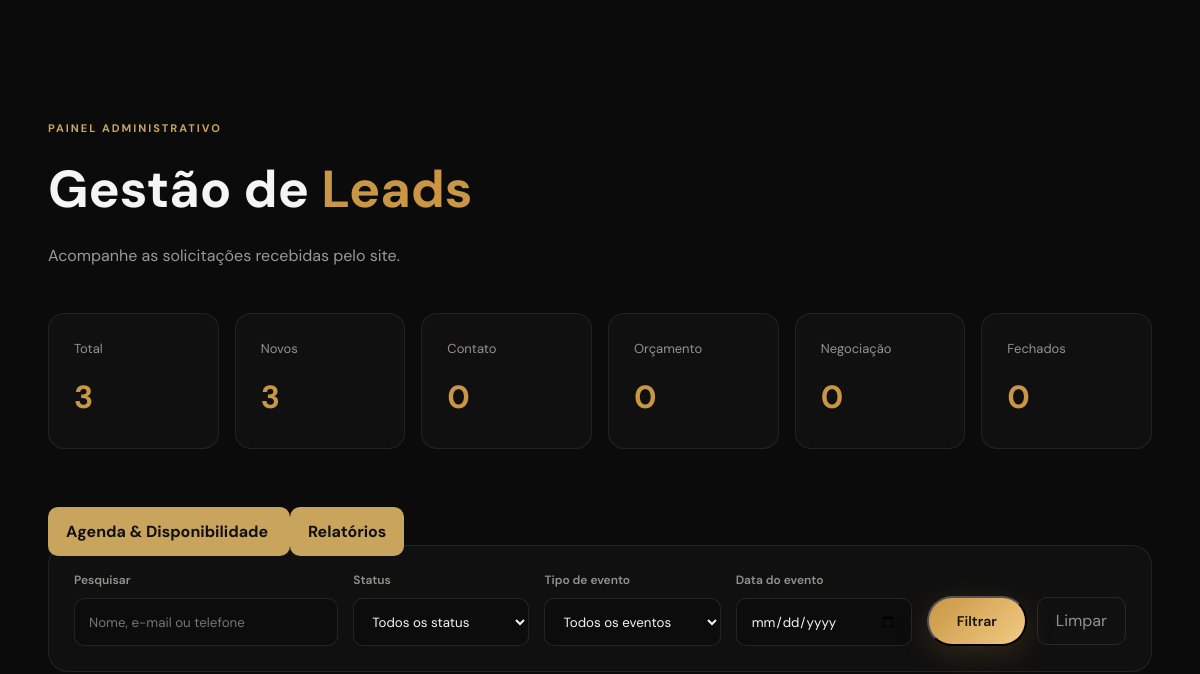
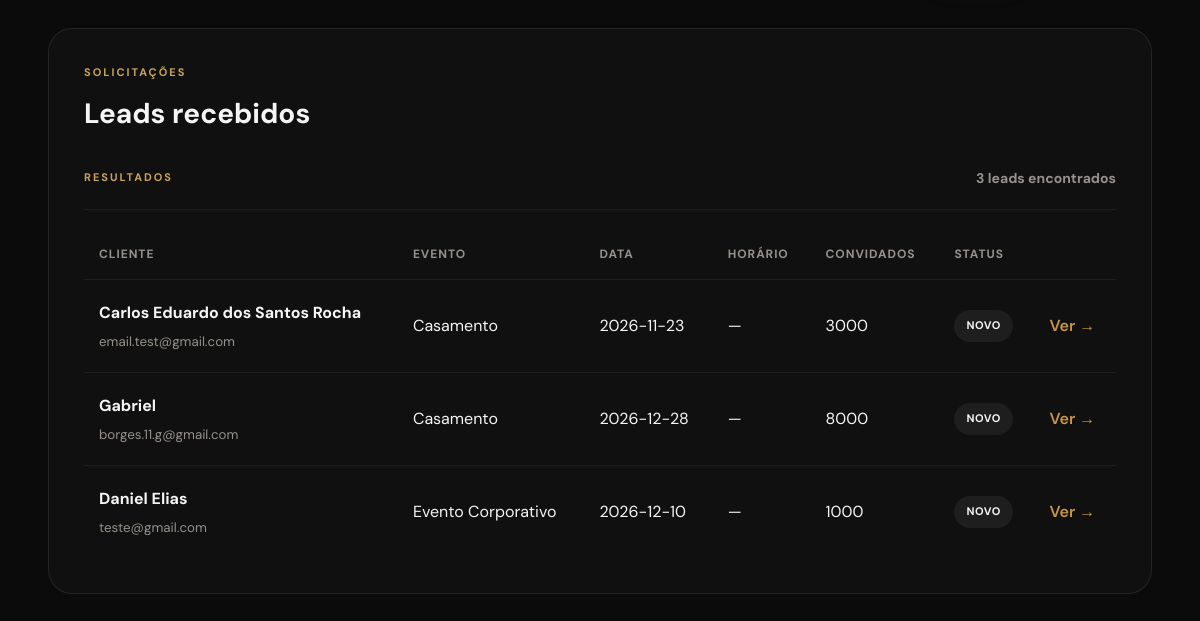
The page /admin/ on the database as committed earlier (2 pictures, top to bottom).
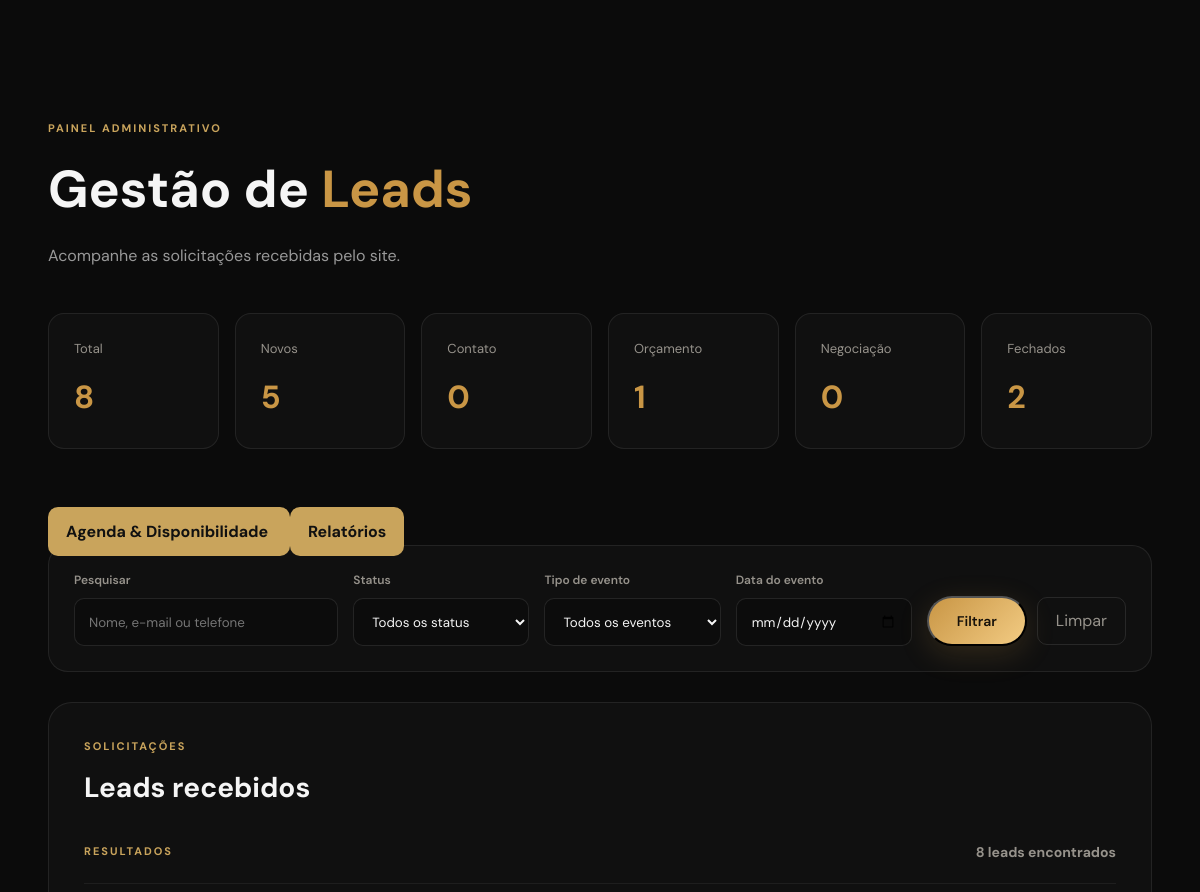
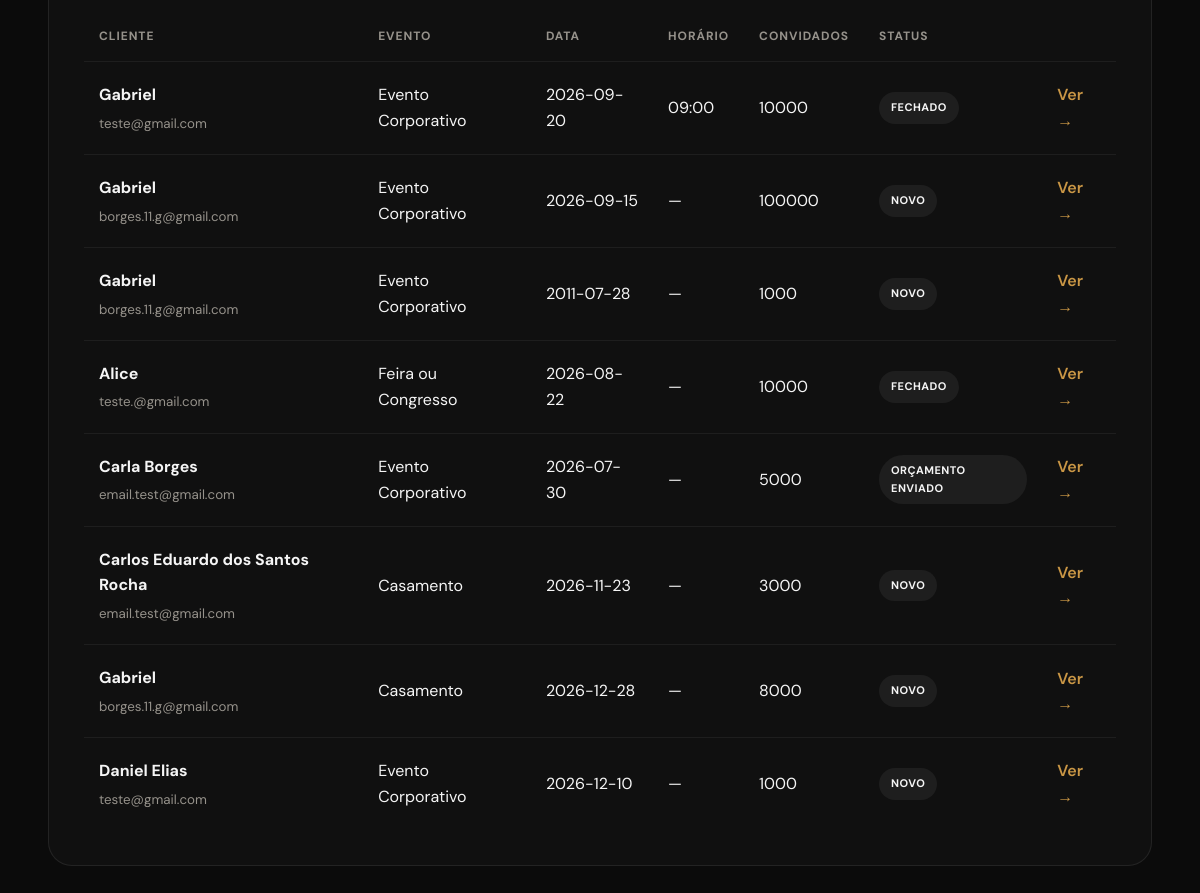
The same page on the database as committed later (2 pictures, top to bottom).
### tables this page shows
CREATE TABLE leads (

            id INTEGER PRIMARY KEY AUTOINCREMENT,

            name TEXT NOT NULL,

            email TEXT NOT NULL,

            phone TEXT NOT NULL,

            event_type TEXT NOT NULL,

            event_date TEXT,

            event_location TEXT,

            guest_count INTEGER,

            details TEXT,

            status TEXT NOT NULL DEFAULT 'NOVO',

            created_at TIMESTAMP DEFAULT CURRENT_TIMESTAMP

        , notes TEXT, event_time TEXT, availability_id INTEGER);

### routes/admin.py (the view, shortened to what this page needs)
@admin_bp.route("/")
def dashboard():
    search = request.args.get("search", "").strip()
    status_filter = request.args.get("status", "").strip()
    event_filter = request.args.get("event_type", "").strip()
    date_filter = request.args.get("event_date", "").strip()
    connection = get_connection()
    cursor = connection.cursor()
    cursor.execute("""
        SELECT
            COUNT(*) AS total,

            SUM(
                CASE
                    WHEN status = 'NOVO'
                    THEN 1 ELSE 0
                END
            ) AS novos,

            SUM(
                CASE
                    WHEN status = 'CONTATO REALIZADO'
                    THEN 1 ELSE 0
                END
            ) AS contato,

            SUM(
                CASE
                    WHEN status = 'ORÇAMENTO ENVIADO'
                    THEN 1 ELSE 0
                END
            ) AS orcamento,

            SUM(
                CASE
                    WHEN status = 'NEGOCIAÇÃO'
                    THEN 1 ELSE 0
                END
            ) AS negociacao,

            SUM(
                CASE
                    WHEN status = 'FECHADO'
                    THEN 1 ELSE 0
                END
            ) AS fechados

        FROM leads
    """)
    stats = cursor.fetchone()
    query = """
        SELECT *
        FROM leads
        WHERE 1 = 1
    """
    params = []
    if status_filter:
        query += " AND status = ?"
        params.append(status_filter)
    if event_filter:
        query += " AND event_type = ?"
        params.append(event_filter)
    if date_filter:
        query += " AND event_date = ?"
        params.append(date_filter)
    query += " ORDER BY created_at DESC"
    cursor.execute(query, params)
    leads = cursor.fetchall()
    connection.close()
    return render_template(
        "admin/dashboard.html",
        stats=stats,
        leads=leads,
        search=search,
        status_filter=status_filter,
        event_filter=event_filter,
        date_filter=date_filter
    )

### database/database.py (called while the page is built)
def get_connection():
    connection = sqlite3.connect(DATABASE)
    connection.row_factory = sqlite3.Row
    return connection

### templates/admin/dashboard.html (shortened to what this page needs)
{% extends "base.html" %}
{% block content %}
<section class="admin-page">
    <div class="admin-container">
        <div class="admin-header">
            <div>
                <span class="admin-label">
                    PAINEL ADMINISTRATIVO
                </span>
                <h1>
                    Gestão de <span>Leads</span>
                </h1>
                <p>
                    Acompanhe as solicitações recebidas pelo site.
                </p>
            </div>
        </div>
        <div class="admin-stats">
            <div class="admin-stat">
                <span>Total</span>
                <strong>{{ stats["total"] or 0 }}</strong>
            </div>
            <div class="admin-stat">
                <span>Novos</span>
                <strong>{{ stats["novos"] or 0 }}</strong>
            </div>
            <div class="admin-stat">
                <span>Contato</span>
                <strong>{{ stats["contato"] or 0 }}</strong>
            </div>
            <div class="admin-stat">
                <span>Orçamento</span>
                <strong>{{ stats["orcamento"] or 0 }}</strong>
            </div>
            <div class="admin-stat">
                <span>Negociação</span>
                <strong>{{ stats["negociacao"] or 0 }}</strong>
            </div>
            <div class="admin-stat">
                <span>Fechados</span>
                <strong>{{ stats["fechados"] or 0 }}</strong>
            </div>
        </div>
        <div class="admin-navigation">
            <a
                href="{{ url_for('agenda.agenda') }}"
                class="admin-button"
            >
                Agenda & Disponibilidade
            </a>
            <a
                href="{{ url_for('reports.reports') }}"
                class="admin-button"
            >
                Relatórios
            </a>
        </div>
        <div class="admin-filters">
            <form
                method="GET"
                action="{{ url_for('admin.dashboard') }}"
            >
                <div class="filter-group">
                    <label for="search">
                        Pesquisar
                    </label>
                    <input
                        type="text"
                        id="search"
                        name="search"
                        value="{{ search }}"
                        placeholder="Nome, e-mail ou telefone"
                    >
                </div>
                <div class="filter-group">
                    <label for="status">
                        Status
                    </label>
                    <select
                        id="status"
                        name="status"
                    >
                        <option value="">
                            Todos os status
                        </option>
                    </select>
                </div>
                <div class="filter-group">
                    <label for="event_type">
                        Tipo de evento
                    </label>
                    <select
                        id="event_type"
                        name="event_type"
                    >
                        <option value="">
                            Todos os eventos
                        </option>
                    </select>
                </div>
                <div class="filter-group">
                    <label for="event_date">
                        Data do evento
                    </label>
                    <input
                        type="date"
                        id="event_date"
                        name="event_date"
                        value="{{ date_filter }}"
                    >
                </div>
                <div class="filter-actions">
                    <button
                        type="submit"
                        class="btn btn-primary"
                    >
                        Filtrar
                    </button>
                    <a
                        href="{{ url_for('admin.dashboard') }}"
                        class="admin-clear-button"
                    >
                        Limpar
                    </a>
                </div>
            </form>
        </div>
        <div class="admin-section">
            <div class="admin-section-header">
                <div>
                    <span class="admin-label">
                        SOLICITAÇÕES
                    </span>
                    <h2>
                        Leads recebidos
                    </h2>
                </div>
            </div>
            <div class="results-header">
                <span class="admin-label">
                    RESULTADOS
                </span>
                <strong>
                    {{ leads|length }}
                    {% if leads|length == 1 %}
                        lead encontrado
                    {% else %}
                        leads encontrados
                    {% endif %}
                </strong>
            </div>
            {% if leads %}
                <div class="leads-table-wrapper">
                    <table class="leads-table">
                        <thead>
                            <tr>
                                <th>
                                    Cliente
                                </th>
                                <th>
                                    Evento
                                </th>
                                <th>
                                    Data
                                </th>
                                <th>
                                    Horário
                                </th>
                                <th>
                                    Convidados
                                </th>
                                <th>
                                    Status
                                </th>
                                <th>
                                </th>
                            </tr>
                        </thead>
                        <tbody>
                            {% for lead in leads %}
                                <tr>
                                    <td>
                                        <strong>
                                            {{ lead["name"] }}
                                        </strong>
                                        <small>
                                            {{ lead["email"] }}
                                        </small>
                                    </td>
                                    <td>
                                        {{ lead["event_type"] }}
                                    </td>
                                    <td>
                                        {{ lead["event_date"] or "—" }}
                                    </td>
                                    <td>
                                        {{ lead["event_time"] or "—" }}
                                    </td>
                                    <td>
                                        {{ lead["guest_count"] or "—" }}
                                    </td>
                                    <td>
                                        <span
                                            class="status status-{{ lead['status']|lower|replace(' ', '-') }}"
                                        >
                                            {{ lead["status"] }}
                                        </span>
                                    </td>
                                    <td>
                                        <a
                                            href="{{ url_for('admin.lead_detail', lead_id=lead['id']) }}"
                                            class="admin-view-button"
                                        >
                                            Ver →
                                        </a>
                                    </td>
                                </tr>
                            {% endfor %}
                        </tbody>
                    </table>
                </div>
            {% endif %}
        </div>
    </div>
</section>
{% endblock %}

### templates/base.html (shortened to what this page needs)
<!DOCTYPE html>
<html lang="pt-BR">
<head>
    <link
        rel="stylesheet"
        href="{{ url_for('static', filename='css/style.css') }}"
        rel="stylesheet" href="{{ url_for('static', filename='css/style.css') }}">
    <link rel="stylesheet" href="{{ url_for('static', filename='css/admin.css') }}">
</head>
<body>
    {% block content %}
    {% endblock %}
</body>
</html>

Rows that differ between the two databases and show on the page:
added leads: name "Gabriel", email "teste@gmail.com", event_type "Evento Corporativo", event_date "2026-09-20", event_time "09:00", guest_count "10000", status "FECHADO"
added leads: name "Gabriel", email "borges.11.g@gmail.com", event_type "Evento Corporativo", event_date "2026-09-15", lead "—", guest_count "100000", status "NOVO"
added leads: name "Gabriel", email "borges.11.g@gmail.com", event_type "Evento Corporativo", event_date "2011-07-28", lead "—", guest_count "1000", status "NOVO"
added leads: name "Alice", email "teste.@gmail.com", event_type "Feira ou Congresso", event_date "2026-08-22", lead "—", guest_count "10000", status "FECHADO"
added leads: name "Carla Borges", email "email.test@gmail.com", event_type "Evento Corporativo", event_date "2026-07-30", lead "—", guest_count "5000", status "ORÇAMENTO ENVIADO"
Other text that changed with them:
{{ stats["total"] or 0 }}: "3" → "8"
{{ stats["novos"] or 0 }}: "3" → "5"
{{ stats["orcamento"] or 0 }}: "0" → "1"
{{ stats["fechados"] or 0 }}: "0" → "2"
{{ leads|length }}: "3" → "8"
